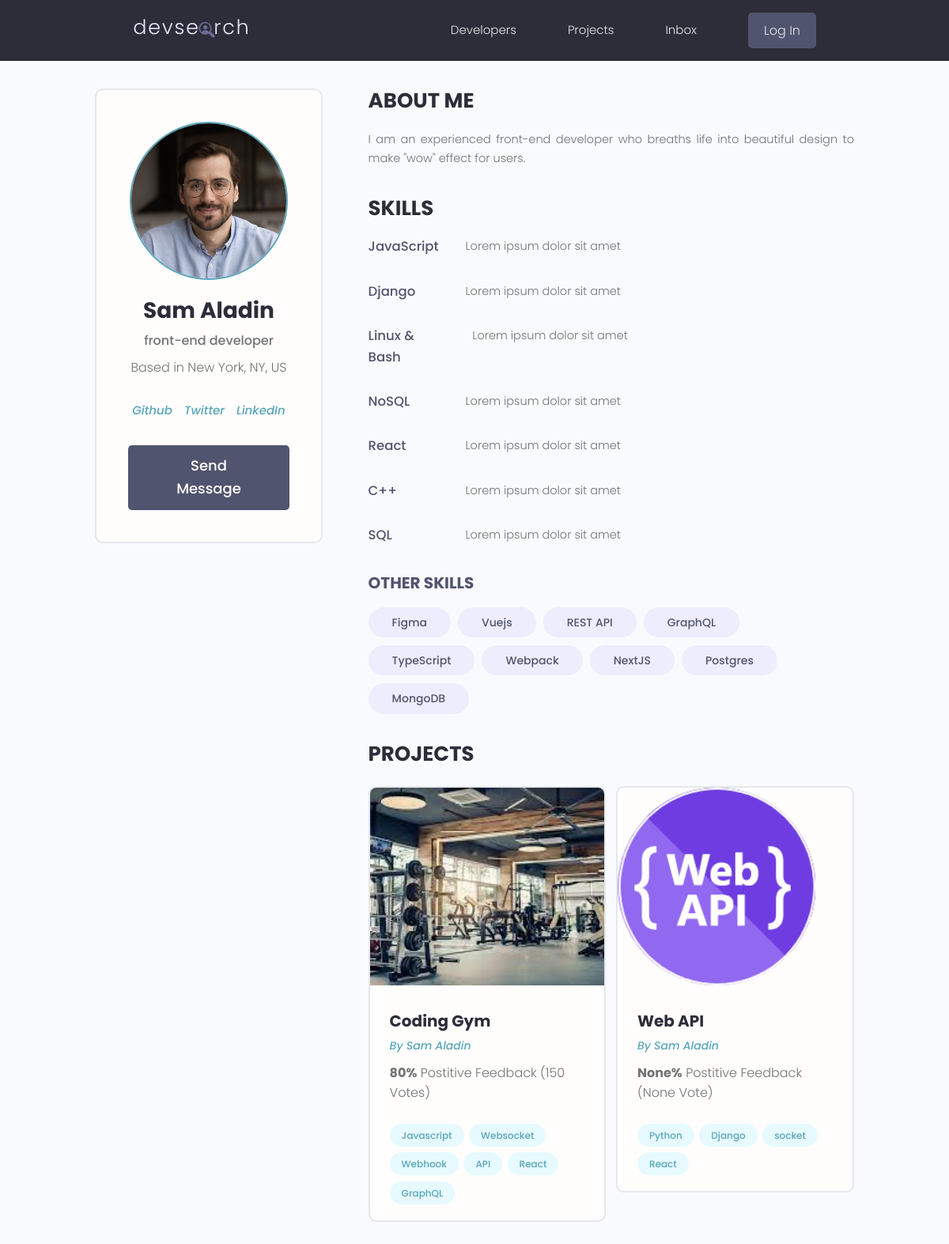
Screenshot of /users/profile/7f92926b-1ddd-46b3-bc37-3cad1ee50666/ with the database file from the repository.
### users/models.py (models this page shows, shortened)
class Profile(models.Model):
    user = models.OneToOneField(User, on_delete=models.CASCADE, null=True, blank=True)
    name = models.CharField(max_length=200, blank=True, null=True)
    username = models.CharField(max_length=200, blank=True, null=True)
    email = models.EmailField(max_length=500, blank=True, null=True)
    short_intro = models.CharField(max_length=200, blank=True, null=True)
    bio = models.TextField(blank=True, null=True)
    location = models.CharField(max_length=200, blank=True, null=True)
    skills = models.ManyToManyField('Skill', blank=True)
    profile_image = models.ImageField(null=True, blank=True, upload_to='profiles/', default="profiles/user-default.png")
    social_github = models.CharField(max_length=200, blank=True, null=True)
    social_twitter = models.CharField(max_length=200, blank=True, null=True)
    social_linkedin = models.CharField(max_length=200, blank=True, null=True)
    social_youtube = models.CharField(max_length=200, blank=True, null=True)
    social_website = models.CharField(max_length=200, blank=True, null=True)
    created = models.DateTimeField(auto_now_add=True)
    id = models.UUIDField(default=uuid.uuid4, unique=True, primary_key=True, editable=False)

class Skill(models.Model):
    name = models.CharField(max_length=200, blank=True, null=True)
    id = models.UUIDField(default=uuid.uuid4, unique=True, primary_key=True, editable=False)
    def __str__(self):
        return str(self.name)

### projects/models.py (models this page shows, shortened)
class Project(models.Model):
    owner = models.ForeignKey(Profile, null=True, blank=True, on_delete=models.SET_NULL)
    title = models.CharField(max_length=200)
    description = models.TextField(null=True, blank=True)
    featured_image = models.ImageField(null=True, blank=True, default='default.img')
    demo_link = models.CharField(max_length=200, null=True, blank=True)
    source_link = models.CharField(max_length=2000, null=True, blank=True)
    tags = models.ManyToManyField('Tag', blank=True)
    vote_total = models.IntegerField(null=True, blank=True)
    vote_ratio = models.IntegerField(null=True, blank=True)
    created = models.DateTimeField(auto_now_add=True)
    id = models.UUIDField(default=uuid.uuid4, unique=True, primary_key=True, editable=False)
    class Meta:
        ordering = ['-created']

class Tag(models.Model):
    name = models.CharField(max_length=200)
    created = models.DateTimeField(auto_now_add=True)
    id = models.UUIDField(default=uuid.uuid4, unique=True, primary_key=True, editable=False)
    def __str__(self):
        return self.name

### users/views.py (the view)
# urls.py: path('profile/<str:pk>/', views.user_profile, name='user-profile'),
def user_profile(request, pk):
    profile = Profile.objects.get(id=pk)
    context = {'profile': profile}
    return render(request, 'users/user-profile.html', context)

### users/templates/users/user-profile.html (shortened to what this page needs)
<!DOCTYPE html>
<html lang="en">
<head>
</head>
<body>
    {% extends 'main.html' %}
    {% block content %}
    <main class="profile my-md">
        <div class="container">
            <div class="layout">
                <div class="column column--1of3">
                    <div class="card text-center">
                        <div class="card__body dev">
                            <img class="avatar avatar--xl" src="{{ profile.profile_image.url }}" />
                            <h2 class="dev__name">{{ profile.name }}</h2>
                            <p class="dev__title">{{ profile.short_intro }}</p>
                            <p class="dev__location">Based in {{ profile.location }}</p>
                            <ul class="dev__social">
                                {% if profile.social_github %}
                                <li>
                                <a title="Github" href="{{ profile.social_github }}" target="_blank"><i class="im im-github">Github</i></a>
                                </li>
                                {% endif %}
                                {% if profile.social_twitter %}
                                <li>
                                <a title="Twitter" href="{{ profile.social_twitter }}" target="_blank"><i class="im im-twitter">Twitter</i></a>
                                </li>
                                {% endif %}
                                {% if profile.social_linkedin %}
                                <li>
                                <a title="LinkedIn" href="{{profile.social_linkedin}}" target="_blank"><i class="im im-linkedin">LinkedIn</i></a>
                                </li>
                                {% endif %}
                            </ul>
                            <a href="#" class="btn btn--sub btn--lg">Send Message </a>
                        </div>
                    </div>
                </div>
                <div class="column column--2of3">
                    <div class="devInfo">
                        <h3 class="devInfo__title">About Me</h3>
                        <p class="devInfo__about">
                            {{ profile.bio }}
                        </p>
                    </div>
                    <div class="devInfo">
                        <h3 class="devInfo__title">Skills</h3>
                        <div class="devInfo__skills">
                        {% for skill in profile.skills.all %}
                        <div class="devSkill">
                            <h4 class="devSkill__title">{{ skill }}</h4>
                            <p class="devSkill__info">
                            Lorem ipsum dolor sit amet
                            </p>
                        </div>
                        {% endfor %}
                        <h3 class="devInfo__subtitle">Other Skills</h3>
                        <div class="devInfo__otherSkills">
                            <span class="tag tag--pill tag--sub tag--lg">
                            <small>Figma</small>
                            </span>
                            <span class="tag tag--pill tag--sub tag--lg">
                            <small>Vuejs</small>
                            </span>
                            <span class="tag tag--pill tag--sub tag--lg">
                            <small>REST API</small>
                            </span>
                            <span class="tag tag--pill tag--sub tag--lg">
                            <small>GraphQL</small>
                            </span>
                            <span class="tag tag--pill tag--sub tag--lg">
                            <small>TypeScript</small>
                            </span>
                            <span class="tag tag--pill tag--sub tag--lg">
                            <small>Webpack</small>
                            </span>
                            <span class="tag tag--pill tag--sub tag--lg">
                            <small>NextJS</small>
                            </span>
                            <span class="tag tag--pill tag--sub tag--lg">
                            <small>Postgres</small>
                            </span>
                            <span class="tag tag--pill tag--sub tag--lg">
                            <small>MongoDB</small>
                            </span>
                        </div>
                        </div>
                    </div>
                    <div class="devInfo">
                        <h3 class="devInfo__title">Projects</h3>
                        <div class="grid grid--two">
                            {% for project in profile.project_set.all %}
                            <div class="column">
                                <div class="card project">
                                <a href="{% url 'project' project.id %}" class="project">
                                    <img class="project__thumbnail" src="{{ project.featured_image.url }}" alt="project thumbnail" />
                                    <div class="card__body">
                                    <h3 class="project__title">{{ project.title }}</h3>
                                    <p><a class="project__author" href="{% url 'user-profile' profile.id %}">By {{ profile.name }}</a></p>
                                    <p class="project--rating">
                                        <span style="font-weight: bold;">{{ project.vote_ratio }}%</span> Postitive
                                        Feedback ({{ project.vote_total }} Vote{{ project.vote_total|pluralize:"s"}})
                                    </p>
                                    <div class="project__tags">
                                        {% for tag in project.tags.all %}
                                        <span class="tag tag--pill tag--main">
                                        <small>{{ tag }}</small>
                                        </span>
                                        {% endfor %}
                                    </div>
                                    </div>
                                </a>
                                </div>
                            </div>
                            {% endfor %}
                        </div>
                    </div>
                </div>
            </div>
        </div>
    </main>
    {% endblock content%}

### static/styles/app.css (style rules this page uses)
:root { --color-sub: #2d2d39; }
.btn--sub { background-color: var(--color-sub-light); }
.card { border: 2px solid var(--color-light); }
img { width: 100%; }
.profile .card > .dev { padding: 4rem; }
.dev__name { color: var(--color-sub); font-size: 2.8rem; font-weight: 700; margin-top: 1rem; margin-bottom: 0.5rem; }
.dev__title { font-size: 1.6rem; font-weight: 500; line-height: 1.3; }
.dev__location { margin-top: 1rem; }
.dev__social { margin: 3rem 0; list-style: none; display: flex; justify-content: center; gap: 1.5rem; }
.devInfo { margin-bottom: 3rem; }
.devInfo__title, .devInfo__subtitle { font-size: 2.6rem; color: var(--color-sub); text-transform: uppercase; font-weight: 700; margin-bottom: 1.5rem; }
.devInfo__subtitle { font-size: 2rem; color: var(--color-sub-light); }
.devInfo__about, .devSkill__info { font-size: 1.45rem; line-height: 1.7; text-align: justify; }
.devSkill { margin-bottom: 3rem; }
.devSkill__title { font-size: 1.65rem; font-weight: 500; color: var(--color-sub-light); }
@media screen and (min-width: 700px) { .devSkill { display: flex; justify-content: space-between; gap: 3rem; } }
@media screen and (min-width: 700px) { .devSkill__info { flex-basis: 80%; } }
.project__author { font-size: 1.4rem; font-style: italic; }
.project--rating { margin-bottom: 1.6em; margin-top: .5em; }
.project__thumbnail { height: 25rem; object-fit: cover; object-position: top center; }
.project__title { font-size: 2rem; font-weight: 700; color: var(--color-sub); }

### static/uikit/styles/modules/_variables.css (style rules this page uses)
:root { --color-main: #5aa5b9; --color-main-light: #e6faff; --color-sub: #3f4156; --color-sub-light: #51546e; --color-sub-lighter: #ededfd; --color-text: #737373; --color-gray: #8b8b8b; --color-light: #e5e7eb; --color-light-gray: #767676; --color-bg: #f8fafd; --color-white: #fffefd; --color-white-light: #f3f3f3; --color-success: #359e64; --color-success-bg: #def8e8; --color-error: #fc4b0b; --color-error-bg: #fff2ee; --font-base: 'Poppins', arial, helvetica, 'Segoe UI', roboto, ubuntu, sans-serif; --font-monospace: 'Fira Code', 'Courier New', courier, monospace; --font-regular: 300; --font-medium: 500; --font-bold: 700; --generic-shadow: 1px 1px 5px #00000010; --generic-transition: all 0.3s ease-in-out; }

### static/uikit/styles/modules/_base.css (style rules this page uses)
* { margin: 0; padding: 0; box-sizing: border-box; text-rendering: optimizeLegibility; color: inherit; font-size: inherit; }
html { font-size: 50%; }
@media only screen and (min-width: 480px) { html { font-size: 56.25%; } }
@media only screen and (min-width: 1200px) { html { font-size: 62.5%; } }
body { line-height: 1.6; font-weight: 400; font-size: 1.5rem; color: var(--color-text); background-color: var(--color-bg); min-height: 100vh; }

### static/uikit/styles/modules/_typography.css (style rules this page uses)
* { font-family: var(--font-base); }
h2 { font-size: 3.6rem; font-weight: var(--font-bold); }
h3 { font-size: 3.2rem; font-weight: var(--font-medium); }
h4 { font-size: 2.8rem; font-weight: var(--font-medium); }
p, span, strong { font-size: 1.6rem; color: var(--color-text); font-weight: var(--font-regular); }
a { padding-bottom: 2px; text-decoration: none; display: inline-block; color: var(--color-main); font-weight: var(--font-medium); }

### static/uikit/styles/modules/_utilities.css (style rules this page uses)
.container { width: 92%; max-width: 165rem; margin: 0 auto; box-sizing: border-box; }
@media screen and (min-width: 1000px) { .container { width: 90%; } }
@media screen and (min-width: 1200px) { .container { width: 80%; } }
.text-center { text-align: center; }
.my-md { margin: 3rem auto; }

### static/uikit/styles/modules/_avatar.css (style rules this page uses)
.avatar { border-radius: 50%; border: 2px solid var(--color-main); object-fit: cover; }
.avatar--xl { height: 20rem; width: 20rem; }

### static/uikit/styles/modules/_button.css (style rules this page uses)
.btn { display: inline-block; position: relative; cursor: pointer; background-color: var(--color-light); font-weight: var(--font-medium); color: var(--color-sub); text-decoration: none; padding: 1rem 2rem; border-radius: 0.5rem; border: none; width: -webkit-fit-content; width: -moz-fit-content; width: fit-content; height: -webkit-fit-content; height: -moz-fit-content; height: fit-content; font-size: 1.6rem; outline-width: 0; outline-color: transparent; -webkit-backface-visibility: hidden; backface-visibility: hidden; transition: all 0.3s ease-in-out; }
.btn--sub { background-color: var(--color-sub); color: var(--color-white); }
.btn--lg { font-size: 1.8rem; padding: 1.2rem 4.5rem; }

### static/uikit/styles/modules/_card.css (style rules this page uses)
.card { border-radius: 1rem; background-color: var(--color-white); border: 1.5px solid var(--color-light); width: auto; height: auto; margin-top: 0.5rem; margin-bottom: 0.5rem; overflow: hidden; }
.card__body, .card__header { padding: 2rem 2.5rem; }

### rows the page displays
Profile: profile_image (picture), name "Sam Aladin", short_intro "front-end developer", location "New York, NY, US", bio "I am an experienced front-end developer who breaths life into beautiful design to make \"wow\" effect for users."
Skill: name "JavaScript"
Skill: name "Django"
Skill: name "Linux & Bash"
Skill: name "NoSQL"
Skill: name "React"
Skill: name "C++"
Skill: name "SQL"
Project: featured_image (picture), title "Coding Gym", vote_ratio "80", vote_total "150"
Tag: name "Javascript"
Tag: name "Websocket"
Tag: name "Webhook"
Tag: name "API"
Tag: name "React"
Tag: name "GraphQL"
Project: featured_image (picture), title "Web API", vote_ratio "None", vote_total "None"
Tag: name "Python"
Tag: name "Django"
Tag: name "socket"
